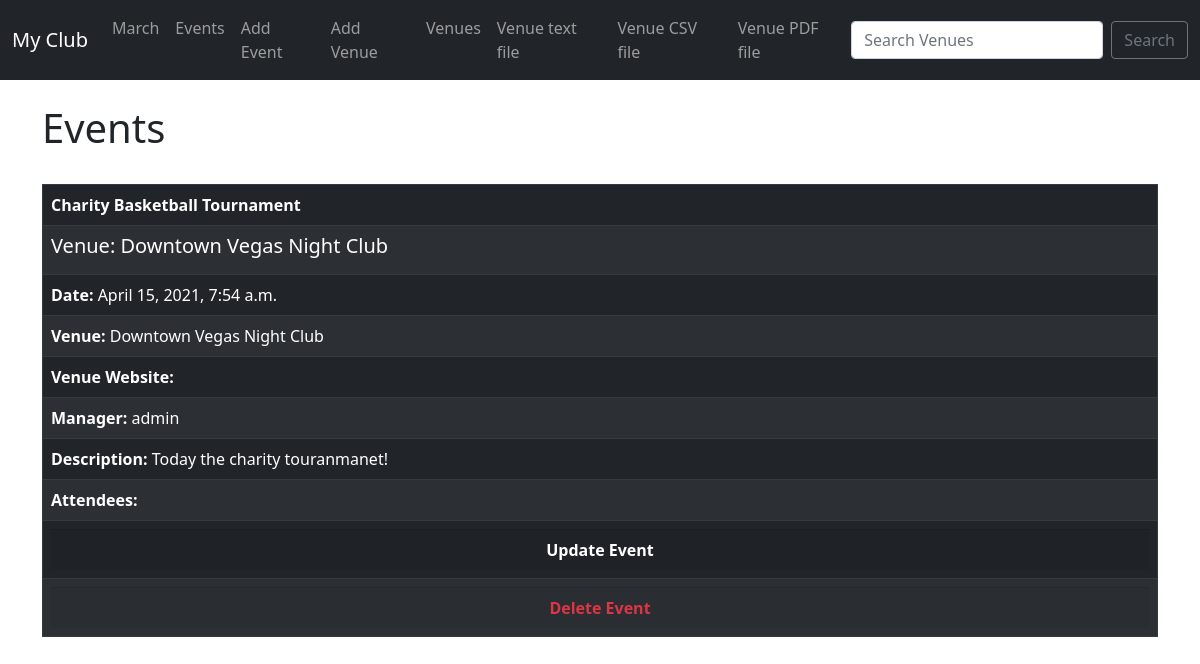
Screenshot of /events/ with the database file from the repository.
### events/models.py (models this page shows)
class Event(models.Model):
    name = models.CharField('Event Name', max_length=120)
    event_date = models.DateTimeField('Event Date')
    venue = models.ForeignKey(Venue, blank=True, null=True, on_delete=models.CASCADE)
    manager = models.ForeignKey(User, blank=True, null=True, on_delete=models.SET_NULL)
    description = models.TextField(blank=True)
    attendees = models.ManyToManyField(MyClubUser, blank=True)
    def __str__(self):
        return self.name

class Venue(models.Model):
    name = models.CharField('Venue name', max_length=120)
    address = models.CharField(max_length=300)
    zip_code = models.CharField("Zip Code", max_length=15)
    phone = models.CharField('Contact Phone', max_length=25, blank=True)
    web = models.URLField('Website Address', blank=True)
    email_address = models.EmailField('Email Address',  blank=True)
    def __str__(self):
        return self.name

### events/views.py (the view)
# urls.py: path('events/', views.all_events, name="list-events"),
def all_events(request):
    event_list = Event.objects.all().order_by('?')
    return render(request, 'events/event_list.html', {
        'event_list': event_list,
    })

### events/templates/events/event_list.html (shortened to what this page needs)
{% extends 'events/base.html' %}
{% block content %}
    <h1>Events</h1><br>
    {% for event in event_list %}
 <table class="table table-striped table-bordered table-dark table-hover">
    <thead>
        <tr>
            <td style="font-weight: bold; color: #fff">{{event}} </td>
        </tr>
    </thead>
     <tbody>
     <tr>
         <td><h5 class="card-title">Venue: {{ event.venue }}</h5></td>
     </tr>
                <tr><td><strong>Date: </strong> {{ event.event_date }}<br></td></tr>
                <tr><td><strong>Venue: </strong> {{ event.venue }} <br></td></tr>
                <tr><td><strong>Venue Website: </strong> {{ event.venue.web }}<br></td></tr>
                <tr><td><strong>Manager: </strong> {{ event.manager }}<br></td></tr>
                <tr><td><strong>Description: </strong> {{ event.description }}<br></td></tr>
            <tr><td>
                <strong>Attendees: </strong><br>
            </td></tr>
<tr>
    <td><a href="{% url 'update-event' event.id %}" style="text-decoration: none;"><div class="card-footer " style="text-align: center; color: white; font-weight: bold; z-index: 10;">Update Event</div></a></td>
</tr>
     <tr>
         <td><a href="{% url 'delete-event' event.id %}" style="text-decoration: none;"><div class="card-footer text-danger" style="text-align: center; color: white; font-weight: bold; z-index: 10;">Delete Event</div></a></td>
     </tr>
     </tbody>
 </table>
    {% endfor %}
{% endblock %}

### rows the page displays
Event: name "Charity Basketball Tournament", venue "Downtown Vegas Night Club", event_date "April 15, 2021, 7:54 a.m.", manager "admin", description "Today the charity touranmanet!"
